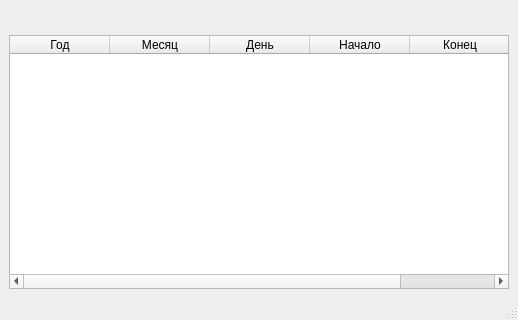
<?xml version="1.0" encoding="UTF-8"?>
<ui version="4.0">
 <class>MainWindow</class>
 <widget class="QMainWindow" name="MainWindow">
  <property name="geometry">
   <rect>
    <x>0</x>
    <y>0</y>
    <width>518</width>
    <height>320</height>
   </rect>
  </property>
  <property name="windowTitle">
   <string/>
  </property>
  <widget class="QWidget" name="centralwidget">
   <layout class="QVBoxLayout" name="verticalLayout">
    <item>
     <layout class="QHBoxLayout" name="horizontalLayout">
      <item>
       <widget class="QLabel" name="name">
        <property name="text">
         <string/>
        </property>
       </widget>
      </item>
      <item>
       <spacer name="horizontalSpacer_2">
        <property name="orientation">
         <enum>Qt::Horizontal</enum>
        </property>
        <property name="sizeHint" stdset="0">
         <size>
          <width>40</width>
          <height>20</height>
         </size>
        </property>
       </spacer>
      </item>
      <item>
       <widget class="QLabel" name="surname">
        <property name="text">
         <string/>
        </property>
       </widget>
      </item>
      <item>
       <spacer name="horizontalSpacer">
        <property name="orientation">
         <enum>Qt::Horizontal</enum>
        </property>
        <property name="sizeHint" stdset="0">
         <size>
          <width>40</width>
          <height>20</height>
         </size>
        </property>
       </spacer>
      </item>
      <item>
       <widget class="QLabel" name="patronomic">
        <property name="text">
         <string/>
        </property>
       </widget>
      </item>
      <item>
       <spacer name="horizontalSpacer_3">
        <property name="orientation">
         <enum>Qt::Horizontal</enum>
        </property>
        <property name="sizeHint" stdset="0">
         <size>
          <width>40</width>
          <height>20</height>
         </size>
        </property>
       </spacer>
      </item>
      <item>
       <widget class="QLabel" name="year">
        <property name="text">
         <string/>
        </property>
       </widget>
      </item>
     </layout>
    </item>
    <item>
     <widget class="QTableWidget" name="timetable">
      <property name="autoFillBackground">
       <bool>false</bool>
      </property>
      <property name="columnCount">
       <number>5</number>
      </property>
      <column>
       <property name="text">
        <string>Год</string>
       </property>
      </column>
      <column>
       <property name="text">
        <string>Месяц</string>
       </property>
      </column>
      <column>
       <property name="text">
        <string>День</string>
       </property>
      </column>
      <column>
       <property name="text">
        <string>Начало</string>
       </property>
      </column>
      <column>
       <property name="text">
        <string>Конец</string>
       </property>
      </column>
     </widget>
    </item>
   </layout>
  </widget>
  <widget class="QStatusBar" name="statusbar"/>
 </widget>
 <resources/>
 <connections/>
</ui>
